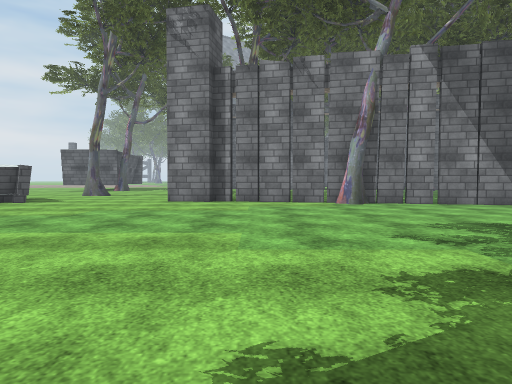
[1] (above)

19 first-person views from a walk through a Unity game level. The camera is 1.2 m above the floor, tilts 2° down and sees 70° across. The floor is counted in squares, 2 m on a side. Each view is taken from the middle of a square. On the plan, view 1 faces up. The plan holds only what a view shows up to about 10 squares ahead; the rest is blank. The place goes on beyond the plan. The player character is not drawn. Some surface patterns are stand-ins.

[2]
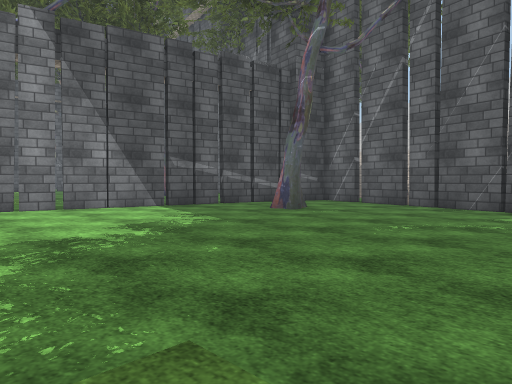

[3]
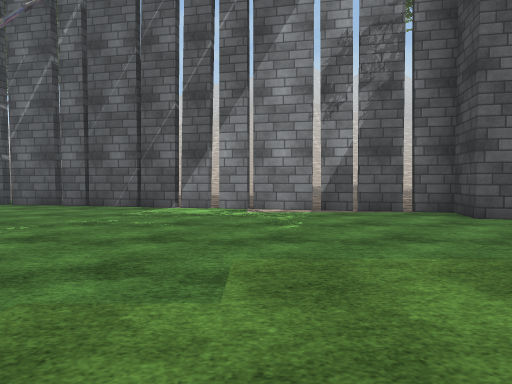

[4]
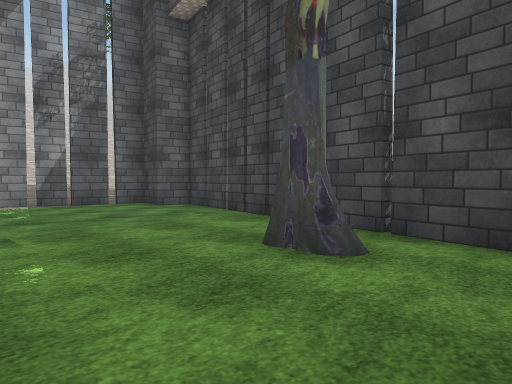

[5]
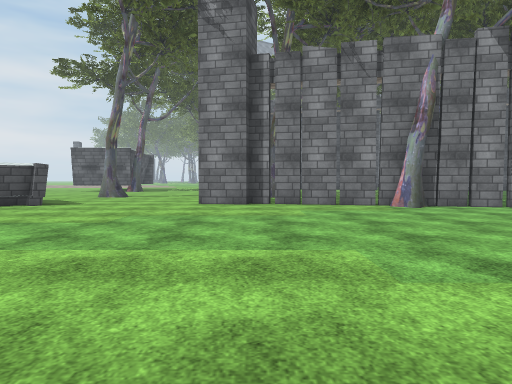

[6]
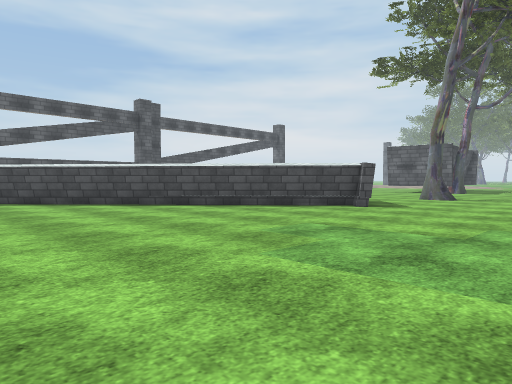

[7]
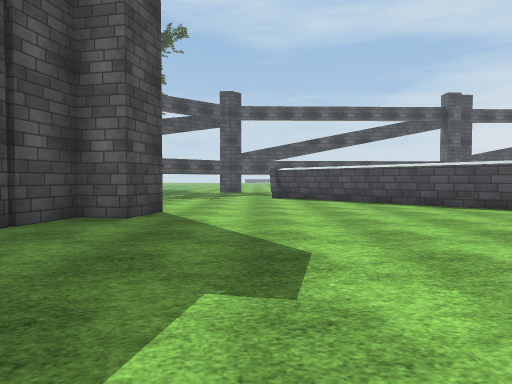

[8]
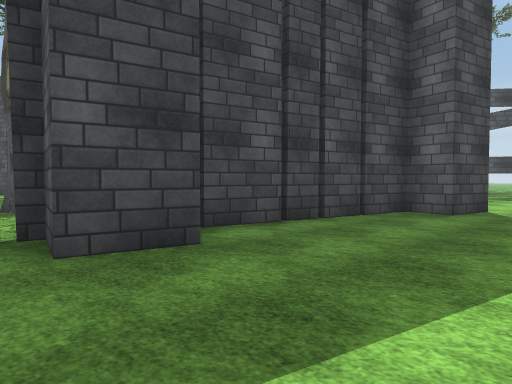

[9]
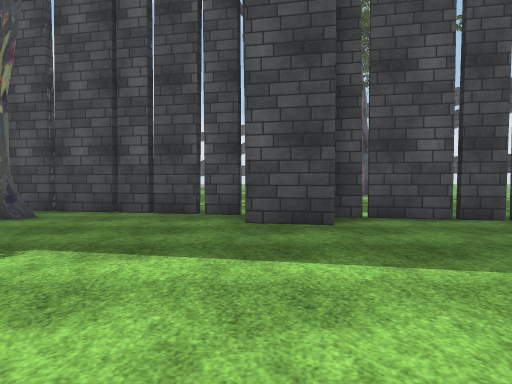

[10]
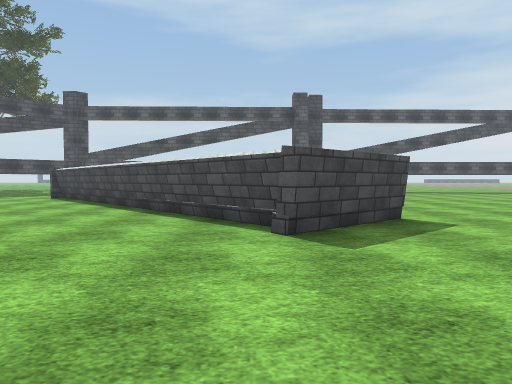

[11]
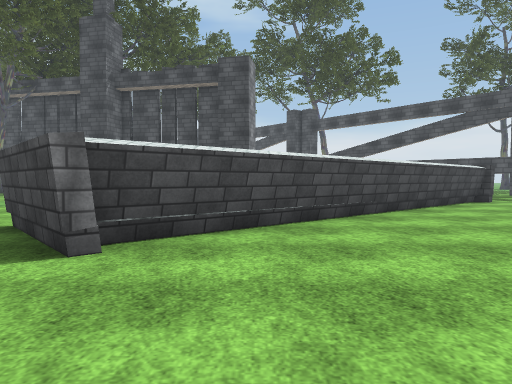

[12]
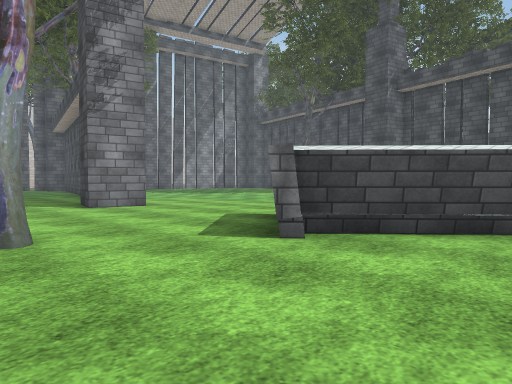

[13]
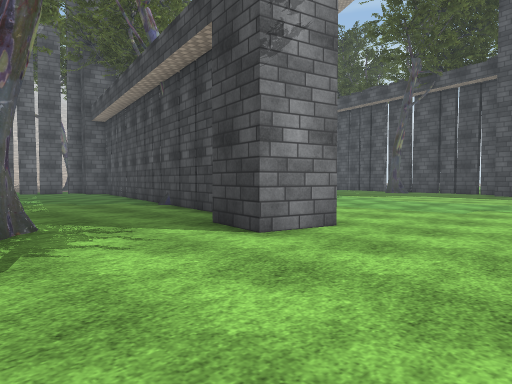

[14]
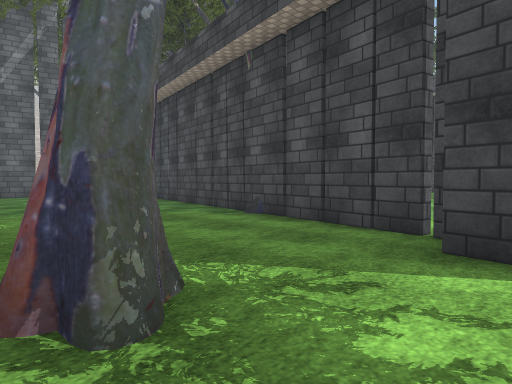

[15]
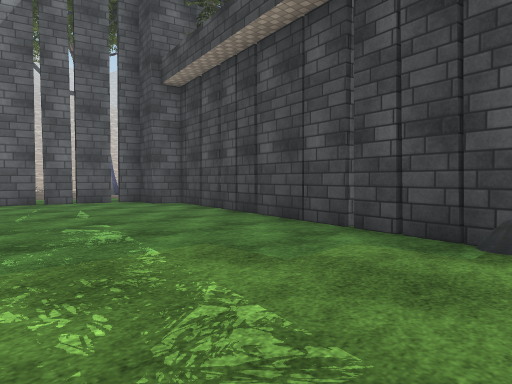

[16]
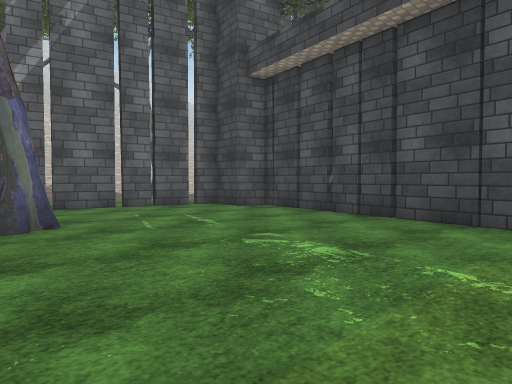

[17]
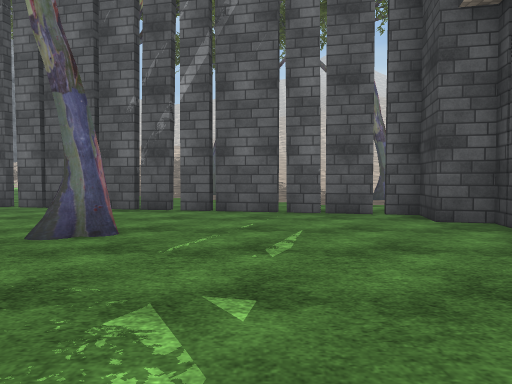

[18]
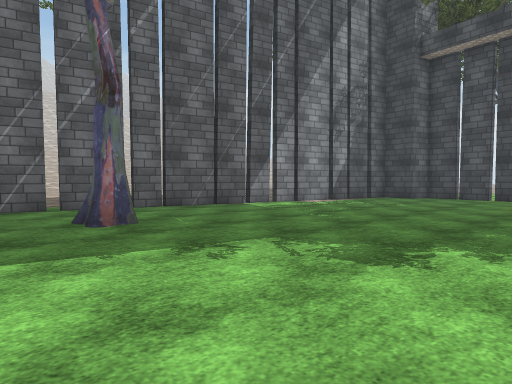

[19]
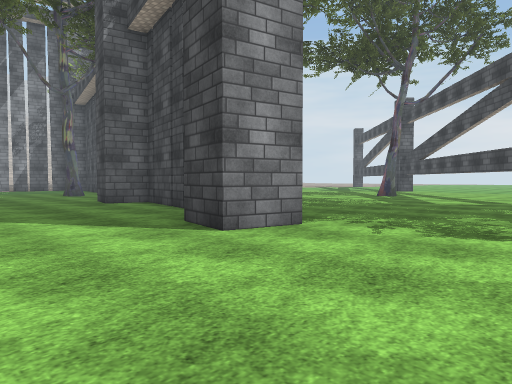

### Floor plan
Points are (right, up) in squares from view 1. A wall is a line through its corners. A room is listed if a view was taken in it or the views show most of it. See-through windows are left out.
Room 1 (views 1, 2, 3, 4, 5, 6, 7, 8, 9, 10, 11, 12, 13, 14, 15, 16, 17, 18, 19)
walls: (1.6, 9.4) (-1.2, 10); (-1.1, 9.6) (-2.4, 9.9) (-2.1, 11.1) (-0.9, 10.8); (-0.8, 10.1) (9.9, 7.8) (10.1, 8.4) (11.1, 8.2) (12.4, 14.1); (-6, 9.6) (-12.5, 3.7); (-7.6, 11.3) (-5.8, 9.4) (-6.1, 9.1); (9.6, 7.6) (2.6, 9.2); (3.7, -3.3) (7.4, -4.1) (7.6, -3.3) (8.5, -3.5) (10.8, 6.7); (-9, -0.9) (-8.7, 0.3) (-7.6, 0) (-7.7, -0.8) (-3.2, -1.8) (-3, -0.7) (-1.9, -1) (-2.1, -2) (2.9, -3.1); (-12.6, 6.4) (-7.5, 11)
ways out: opening at (-11, -2); gap at (10, 1); gap at (11, 6)
objects: tree (-6, 13); tree (0, 13); tree (2, -2); tree (2, 9); tree (8, 6); tree (9, 13)

Where each view was taken, in squares from view 1:
view 1: 0 up, 0 right, facing up
view 2: 1 up, 2 right, facing up-right
view 3: 0 up, 2 right, facing right
view 4: 1 up, 0 right, facing down-right
view 5: 1 up, 1 left, facing up
view 6: 2 up, 2 left, facing up-left
view 7: 2 up, 2 left, facing left
view 8: 2 up, 1 left, facing down-left
view 9: 4 up, 2 left, facing down
view 10: 9 up, 2 left, facing left
view 11: 14 up, 9 left, facing down
view 12: 14 up, 10 left, facing down-right
view 13: 14 up, 5 left, facing down-right
view 14: 14 up, 2 left, facing down-right
view 15: 13 up, 2 right, facing down-right
view 16: 14 up, 4 right, facing down-right
view 17: 11 up, 5 right, facing right
view 18: 8 up, 3 right, facing down-right
view 19: 3 up, 12 left, facing down-right
